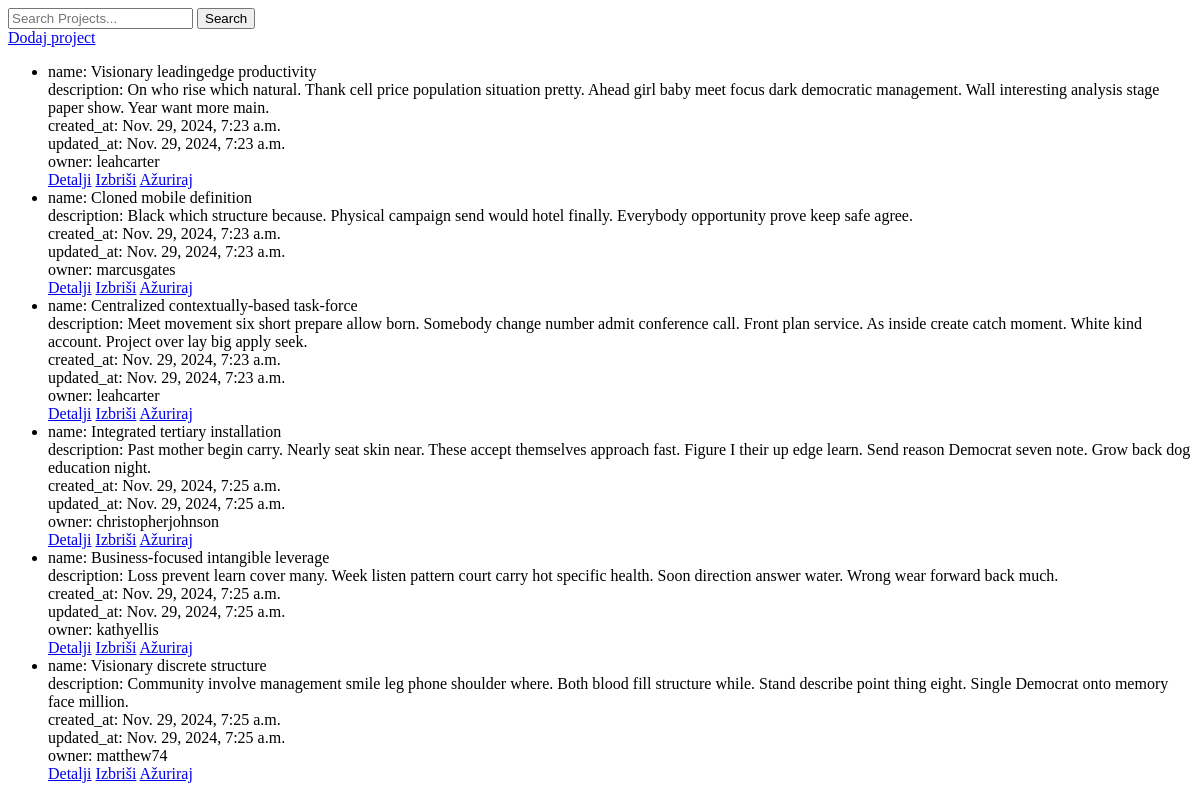
Before: /project/ with the older database file.
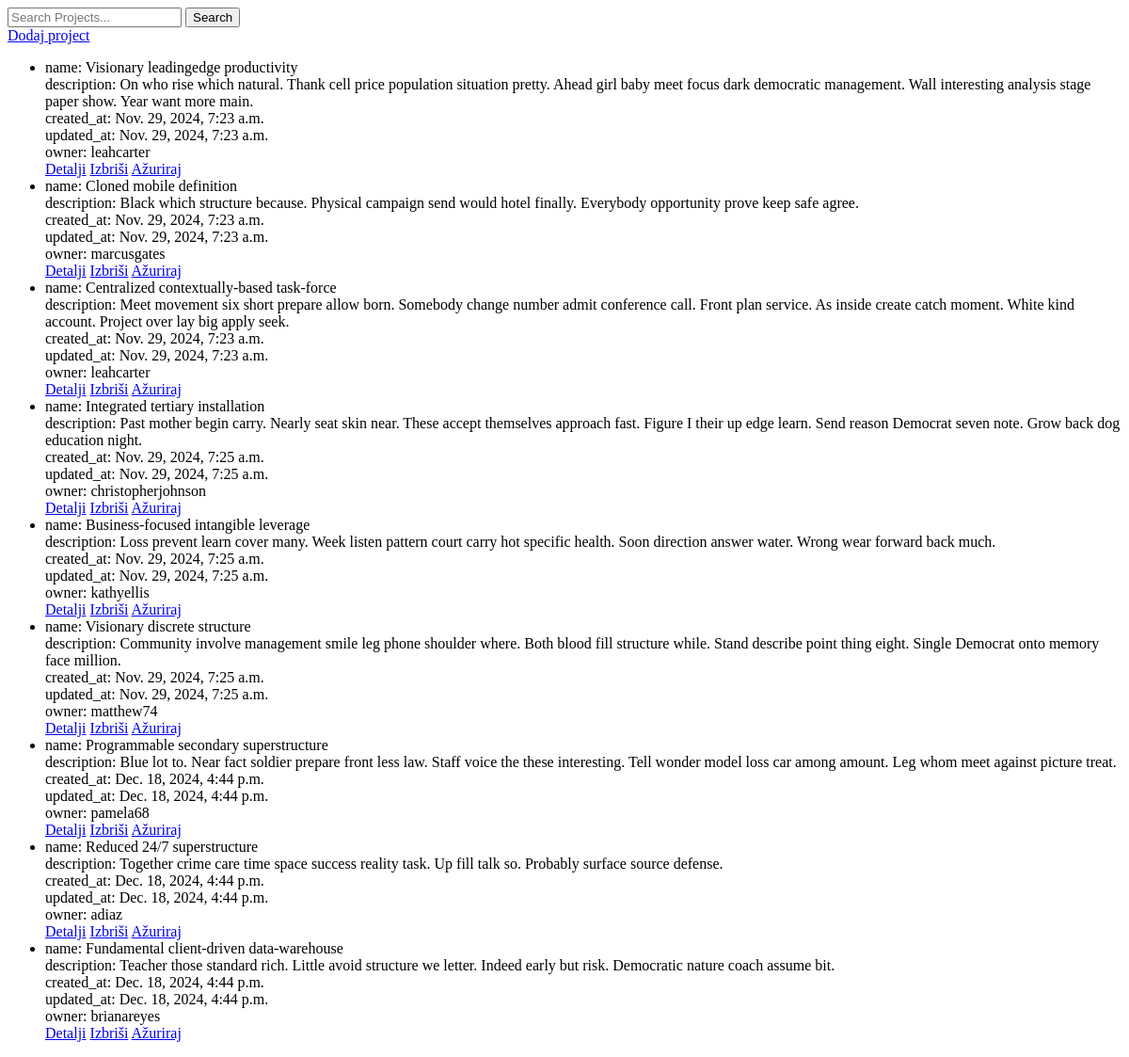
After: the same page with the newer database file.
### main/models.py (models this page shows, shortened)
class Project(models.Model):
    name = models.CharField(max_length=200)
    description = models.TextField(blank=True, null=True)
    created_at = models.DateTimeField(auto_now_add=True)
    updated_at = models.DateTimeField(auto_now=True)
    owner = models.ForeignKey(User, on_delete=models.CASCADE, related_name="projects")

### main/views.py (the view)
# urls.py: path('project/', ProjectList.as_view(), name='project_list'),
class ProjectList(ListView):
    model = Project
    def get_queryset(self):
        queryset = super().get_queryset()
        query = self.request.GET.get('q')
        if query:
            queryset = queryset.filter(
                Q(name__icontains=query) | Q(description__icontains=query)
            )
        return queryset

### main/templates/main/project_list.html (shortened to what this page needs)
<!DOCTYPE html>
<html lang="en">
<head>
</head>
<body>
    {%block content%}
    <form method="GET" action="">
        <input type="text" name="q" placeholder="Search Projects..." value="{{ request.GET.q }}">
        <button type="submit">Search</button>
    </form>
    <a href="{% url 'project_create' %}">Dodaj project</a>
    <ul>
        {% for project in object_list %}
            <li>
                name: {{ project.name }}<br>
                description: {{ project.description}}<br>
                created_at: {{ project.created_at }}<br>
                updated_at: {{ project.updated_at}}<br>
                owner: {{ project.owner }}<br>
                <a href="{% url 'project_detail' project.id %}">Detalji</a>
                <a href="{% url 'project_delete' project.id %}">Izbriši</a>
                <a href="{% url 'project_update' project.id %}">Ažuriraj</a>
            </li>
        {% endfor %}
    </ul>
    {%endblock %}
</body>
</html>

Changed rows visible on the page:
added Project: name "Programmable secondary superstructure", description "Blue lot to. Near fact soldier prepare front less law. Staff voice the these interesting. Tell wonder model loss car among amount. Leg whom meet against picture treat.", created_at "Dec. 18, 2024, 4:44 p.m.", updated_at "Dec. 18, 2024, 4:44 p.m.", owner "pamela68"
added Project: name "Reduced 24/7 superstructure", description "Together crime care time space success reality task. Up fill talk so. Probably surface source defense.", created_at "Dec. 18, 2024, 4:44 p.m.", updated_at "Dec. 18, 2024, 4:44 p.m.", owner "adiaz"
added Project: name "Fundamental client-driven data-warehouse", description "Teacher those standard rich. Little avoid structure we letter. Indeed early but risk. Democratic nature coach assume bit.", created_at "Dec. 18, 2024, 4:44 p.m.", updated_at "Dec. 18, 2024, 4:44 p.m.", owner "brianareyes"
